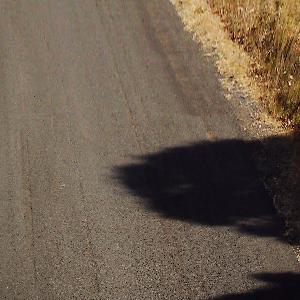
#> input picture tests/test_data/Photos/Photo_2018_May_31_10_06_44_296_00_stripping8.jpg, 300 x 300 px
$ python -i main_auto.py   (imports and definitions only)
#> lines starting #> are read from the running program, lines starting #| are printed output that depends on the picture; after the words box and inside, x2 and y2 are one past the last pixel; in counts of white or black regions, pixels touching at a corner belong together
#> further down, picture is the input picture: shape (300, 300, 3); mean B, G, R 77.4, 93.1, 108.8
### open_labeling/load_classes.py
import configparser

from pathlib import Path
from typing import List, Tuple


# [5 lines left out: function non_blank_lines, not called in this run]


def get_class_list_from_text_file():
    """
    Uses the most recent classes source file defined in config.ini
    otherwise defaults the example class_list.txt file provided in
    this repository.

    """
    config = configparser.ConfigParser()
    this_dir = Path(__file__).parent
    config_path = this_dir / "config.ini"
    if not config_path.exists():
        raise RuntimeError(str(config_path) + " does not exist.")
    config.read(str(config_path))
    most_recent_classes_file = config.get("CLASSES", "MOST_RECENT_FILE")

    if not most_recent_classes_file:
        classes_src = str(this_dir / "class_list.txt")
    else:
        classes_src = most_recent_classes_file

    try:
        with open(classes_src) as f:
            classes_labels = list(non_blank_lines(file_object=f))
    except:
        classes_labels = []
    print("Will use these labels instead: " + ", ".join(classes_labels))
    return classes_labels


# [10 lines left out: function update_class_list_from_args, not called in this run]

### open_labeling/main_auto.py
'''
\Description Using object detection and tracker to automatically label data
\Brief Algorithm
Step 1. Using Object Detection to find objects in the current frame
        1.1 If do not detect any object in the frame, then skip this frame and GO BACK TO STEP 1 with next frame
        1.2  If there is any found object in the frame, then SAVE label to files and GO TO STEP 2

Step 2. Using trackers to track all found objects from Step 1.
        2.1 If there is not tracker that miss to track object, then SAVE label to files and GO TO STEP 2
        2.2 If there is any tracker that miss to track object, then GO TO STEP 1

Note:
    - All the classIds now based on the classIds of Object Detectors. Therefor, it is needed
    a way to integerate with `class_list.txt`
'''


#!/bin/python
import argparse
import json
import os
import re
import cv2
import numpy as np
from tqdm import tqdm
from lxml import etree
import xml.etree.cElementTree as ET
import sys

from load_classes import get_class_list_from_text_file


# [1 line that did not run here, left out]

sys.path.insert(0, "..")
from object_detection.tf_object_detection import ObjectDetector
import configparser

#--------------INIT OBJECT DETECTOR---------------------
# Read config
config = configparser.ConfigParser()
# [1 line not run here, left out]

# Init device for using object detection
# [1 line that did not run here, left out]

#Get object detection parameters
# [1 line that did not run here, left out]
# [1 line that did not run here, left out]
# [1 line that did not run here, left out]

# # Path of object detection
graph_model_path = "../object_detection/models/ssdlite_mobilenet_v2_coco_2018_05_09/frozen_inference_graph.pb"
# graph_model_path = "../object_detection/models/mask_rcnn_inception_v2_coco_2018_01_28/frozen_inference_graph.pb"
# graph_model_path = "../object_detection/models/faster_rcnn_nas_coco_2018_01_28/frozen_inference_graph.pb"

# Init object detector
# [2 lines that did not run here, left out]

#----------------END INIT OBJECT DETECTOR----------------------


DELAY = 100 # keyboard delay (in milliseconds)
WITH_QT = False
# [7 lines not run here, left out]


parser = argparse.ArgumentParser(description='Open-source image labeling tool')
# [4 lines not run here, left out]

class_index = 0
img_index = 0
is_last_frame = False
img = None
img_objects = []

# [1 line that did not run here, left out]
# [1 line that did not run here, left out]

WINDOW_NAME = 'OpenLabeling'
TRACKBAR_IMG = 'Image'
TRACKBAR_CLASS = 'Class'

annotation_formats = {'PASCAL_VOC' : '.xml', 'YOLO_darknet' : '.txt'}
# [1 line that did not run here, left out]

# selected bounding box
prev_was_double_click = False
# [1 line that did not run here, left out]

mouse_x = 0
mouse_y = 0
point_1 = (-1, -1)
point_2 = (-1, -1)


# [20 lines left out: functions display_text, set_img_index, set_class_index, not called in this run]


def draw_edges(tmp_img):
    blur = cv2.bilateralFilter(tmp_img, 3, 75, 75)
    edges = cv2.Canny(blur, 150, 250, 3)
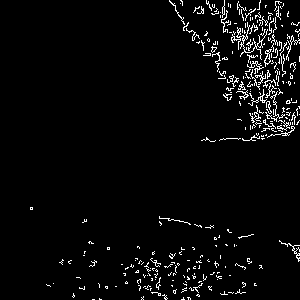
#> edges: shape (300, 300); 3.7% white in thin lines or dots
    edges = cv2.cvtColor(edges, cv2.COLOR_GRAY2RGB)
#> edges: shape (300, 300, 3); 3.7% white in thin lines or dots
    # Overlap image and edges together
    tmp_img = np.bitwise_or(tmp_img, edges)
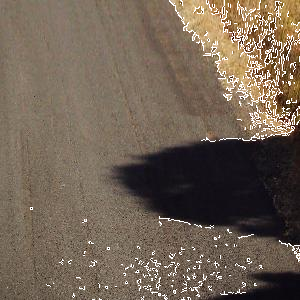
#> tmp_img: shape (300, 300, 3); mean B, G, R 84.3, 98.7, 113.3
    #tmp_img = cv2.addWeighted(tmp_img, 1 - edges_val, edges, edges_val, 0)
    return tmp_img


# [14 lines left out: functions decrease_index, increase_index, not called in this run]


def draw_line(img, x, y, height, width, color):
    cv2.line(img, (x, 0), (x, height), color, LINE_THICKNESS)
    cv2.line(img, (0, y), (width, y), color, LINE_THICKNESS)


# [126 lines left out: functions yolo_format, voc_format, write_xml, append_bb, yolo_to_voc, draw_text and 5 more, not called in this run]


def natural_sort_key(s, _nsre=re.compile('([0-9]+)')):
    return [int(text) if text.isdigit() else text.lower()
            for text in _nsre.split(s)]

# [160 lines left out: functions convert_video_to_images, get_annotation_paths, create_PASCAL_VOC_xml, save_bounding_box, is_frame_from_video, get_json_file_data and 7 more, not called in this run]


class Tracker:
    ''' Special thanks to Rafael Caballero Gonzalez '''
    # extract the OpenCV version info, e.g.:
    # OpenCV 3.3.4 -> [major_ver].[minor_ver].[subminor_ver]
    (major_ver, minor_ver, subminor_ver) = (cv2.__version__).split('.')

    # [27 lines left out: functions __init__, call_tracker_constructor, not called in this run]

'''
\brief This is class to manage all the trackers
       This class will check if there is any "miss" tracker in current(init) frame:
            + If there is, stop TrackerManager
            + If there is not, using trackers to predict objects in the next frame. Continue until there is any "miss" tracker
'''
class TrackerManager:
    ''' Special thanks to Rafael Caballero Gonzalez '''
    # extract the OpenCV version info, e.g.:
    # OpenCV 3.3.4 -> [major_ver].[minor_ver].[subminor_ver]
    (major_ver, minor_ver, subminor_ver) = (cv2.__version__).split('.')

    # [16 lines left out: function __init__, not called in this run]


    '''
    \brief Init trackers
    '''
    # [99 lines left out: functions init_trackers, predict_next_frames, not called in this run]


# change to the directory of this script
# [1 line not run here, left out]

# load all images and videos (with multiple extensions) from a directory using OpenCV
IMAGE_PATH_LIST = []
VIDEO_NAME_DICT = {}
# [28 lines not run here, left out]
last_img_index = len(IMAGE_PATH_LIST) - 1

# create output directories
# [27 lines not run here, left out]

# [1 line that did not run here, left out]

# Make the class colors the same each session
# The colors are in BGR order because we're using OpenCV
class_rgb = [
    (0, 0, 255), (255, 0, 0), (0, 255, 0), (255, 255, 0), (0, 255, 255),
    (255, 0, 255), (192, 192, 192), (128, 128, 128), (128, 0, 0),
    (128, 128, 0), (0, 128, 0), (128, 0, 128), (0, 128, 128), (0, 0, 128)]
class_rgb = np.array(class_rgb)
# If there are still more classes, add new colors randomly
# [1 line that did not run here, left out]
# [3 lines that did not run here, left out]

# create window
# [12 lines not run here, left out]
edges_on = False
# [90 lines not run here, left out]

>>> import cv2
>>> picture = cv2.imread('../tests/test_data/Photos/Photo_2018_May_31_10_06_44_296_00_stripping8.jpg')
>>> result = draw_edges(picture)

$ run again, on tests/test_data/Photos/Photo_2018_May_31_10_06_45_707_00_stripping8.jpg
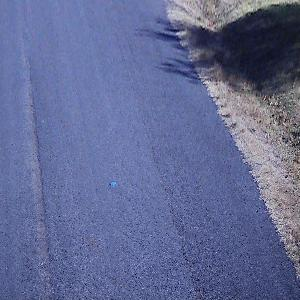
#> input picture tests/test_data/Photos/Photo_2018_May_31_10_06_45_707_00_stripping8.jpg, 300 x 300 px
#> picture is the input picture: shape (300, 300, 3); mean B, G, R 148.1, 106.4, 98
#> in draw_edges, `edges = cv2.Canny(blur, 150, 250, 3)`:
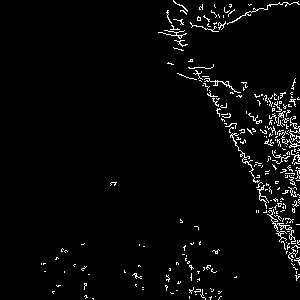
#> edges: shape (300, 300); 3.2% white in thin lines or dots, all inside (x1, y1, x2, y2) = (41, 0, 300, 300)
#> in draw_edges, `tmp_img = np.bitwise_or(tmp_img, edges)`:
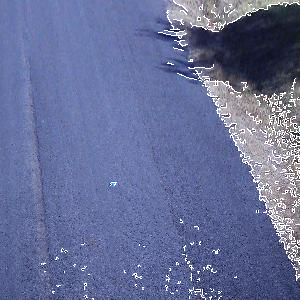
#> tmp_img: shape (300, 300, 3); mean B, G, R 151.9, 110.8, 102.4

$ run again, on tests/test_data/Photos/Photo_2018_May_31_10_06_46_406_00_stripping8.jpg
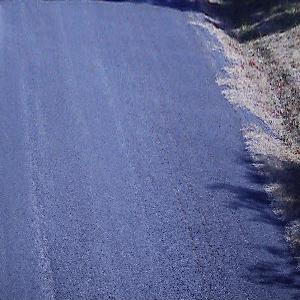
#> input picture tests/test_data/Photos/Photo_2018_May_31_10_06_46_406_00_stripping8.jpg, 300 x 300 px
#> picture is the input picture: shape (300, 300, 3); mean B, G, R 151.2, 107.8, 98.8
#> in draw_edges, `edges = cv2.Canny(blur, 150, 250, 3)`:
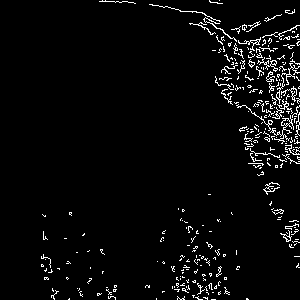
#> edges: shape (300, 300); 3.9% white in thin lines or dots, all inside (x1, y1, x2, y2) = (41, 0, 300, 300)
#> in draw_edges, `tmp_img = np.bitwise_or(tmp_img, edges)`:
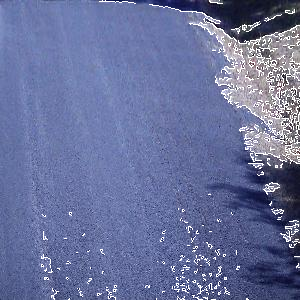
#> tmp_img: shape (300, 300, 3); mean B, G, R 155.9, 113.4, 104.4
